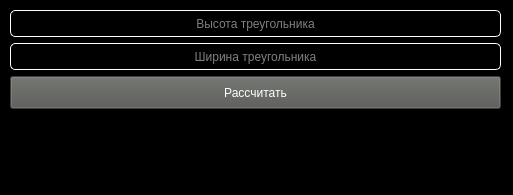
<?xml version="1.0" encoding="UTF-8"?>
<ui version="4.0">
 <class>areaRectangle</class>
 <widget class="QMainWindow" name="areaRectangle">
  <property name="geometry">
   <rect>
    <x>0</x>
    <y>0</y>
    <width>513</width>
    <height>195</height>
   </rect>
  </property>
  <property name="minimumSize">
   <size>
    <width>513</width>
    <height>195</height>
   </size>
  </property>
  <property name="maximumSize">
   <size>
    <width>513</width>
    <height>195</height>
   </size>
  </property>
  <property name="windowTitle">
   <string>Нахождение площади треугольника</string>
  </property>
  <property name="styleSheet">
   <string notr="true">color: white;background-color: black;</string>
  </property>
  <property name="locale">
   <locale language="Russian" country="Russia"/>
  </property>
  <widget class="QWidget" name="centralwidget">
   <property name="styleSheet">
    <string notr="true">QPushButton{
	background-color: rgb(85, 87, 83);
	height: 25px;
}
QPushButton:hover{
	background-color: rgb(136, 138, 133);
}
QLineEdit{
	border: 1px solid white;
	border-radius: 5px;
	height: 25px;
}</string>
   </property>
   <widget class="QWidget" name="verticalLayoutWidget">
    <property name="geometry">
     <rect>
      <x>10</x>
      <y>10</y>
      <width>491</width>
      <height>171</height>
     </rect>
    </property>
    <layout class="QVBoxLayout" name="verticalLayout">
     <item>
      <widget class="QLineEdit" name="lineEdit">
       <property name="text">
        <string/>
       </property>
       <property name="alignment">
        <set>Qt::AlignCenter</set>
       </property>
       <property name="placeholderText">
        <string>Высота треугольника</string>
       </property>
      </widget>
     </item>
     <item>
      <widget class="QLineEdit" name="lineEdit_2">
       <property name="alignment">
        <set>Qt::AlignCenter</set>
       </property>
       <property name="placeholderText">
        <string>Ширина треугольника</string>
       </property>
      </widget>
     </item>
     <item>
      <widget class="QPushButton" name="pushButton">
       <property name="text">
        <string>Рассчитать</string>
       </property>
      </widget>
     </item>
     <item>
      <widget class="QLabel" name="label">
       <property name="text">
        <string/>
       </property>
       <property name="alignment">
        <set>Qt::AlignCenter</set>
       </property>
      </widget>
     </item>
    </layout>
   </widget>
  </widget>
 </widget>
 <resources/>
 <connections/>
</ui>
